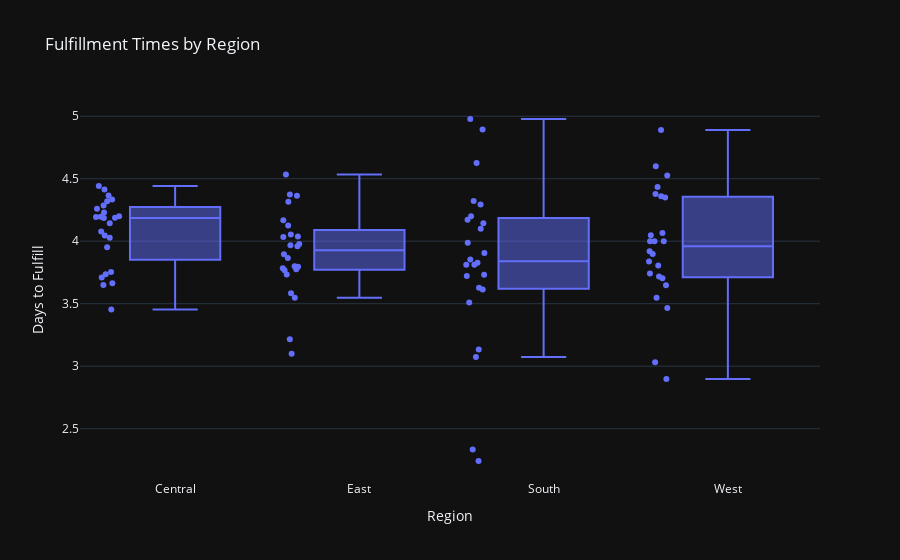

The code cell stored with this chart in its notebook:
### Code cell
fulfillment_trend = df_to_chart.groupby(['Order Month Year', 'Region'], as_index=False)['Days to Fulfill'].mean()
fig = px.box(
    fulfillment_trend,
    x='Region',
    y='Days to Fulfill',
    points='all',  # Show all points to highlight outliers
    title='Fulfillment Times by Region',
    hover_data=['Region', 'Order Month Year', 'Days to Fulfill'],
)

fig.show()

### Figure 1 — Plotly figure (JSON) as saved in the notebook; plotly's stock layout.template omitted (floating-point values rounded to 4 significant figures)
{"data": [{"alignmentgroup": "True", "boxpoints": "all", "customdata": [["Apr 2023"], ["Apr 2023"], ["Apr 2023"], ["Apr 2023"], ["Apr 2024"], ["Apr 2024"], ["Apr 2024"], ["Apr 2024"], ["Aug 2023"], ["Aug 2023"], ["Aug 2023"], ["Aug 2023"], ["Aug 2024"], ["Aug 2024"], ["Aug 2024"], ["Aug 2024"], ["Dec 2023"], ["Dec 2023"], ["Dec 2023"], ["Dec 2023"], ["Dec 2024"], ["Dec 2024"], ["Dec 2024"], ["Dec 2024"], ["Feb 2023"], ["Feb 2023"], ["Feb 2023"], ["Feb 2023"], ["Feb 2024"], ["Feb 2024"], ["Feb 2024"], ["Feb 2024"], ["Jan 2023"], ["Jan 2023"], ["Jan 2023"], ["Jan 2023"], ["Jan 2024"], ["Jan 2024"], ["Jan 2024"], ["Jan 2024"], ["Jul 2023"], ["Jul 2023"], ["Jul 2023"], ["Jul 2023"], ["Jul 2024"], ["Jul 2024"], ["Jul 2024"], ["Jul 2024"], ["Jun 2023"], ["Jun 2023"], ["Jun 2023"], ["Jun 2023"], ["Jun 2024"], ["Jun 2024"], ["Jun 2024"], ["Jun 2024"], ["Mar 2023"], ["Mar 2023"], ["Mar 2023"], ["Mar 2023"], ["Mar 2024"], ["Mar 2024"], ["Mar 2024"], ["Mar 2024"], ["May 2023"], ["May 2023"], ["May 2023"], ["May 2023"], ["May 2024"], ["May 2024"], ["May 2024"], ["May 2024"], ["Nov 2023"], ["Nov 2023"], ["Nov 2023"], ["Nov 2023"], ["Nov 2024"], ["Nov 2024"], ["Nov 2024"], ["Nov 2024"], ["Oct 2023"], ["Oct 2023"], ["Oct 2023"], ["Oct 2023"], ["Oct 2024"], ["Oct 2024"], ["Oct 2024"], ["Oct 2024"], ["Sep 2023"], ["Sep 2023"], ["Sep 2023"], ["Sep 2023"], ["Sep 2024"], ["Sep 2024"], ["Sep 2024"], ["Sep 2024"]], "hovertemplate": "Region=%{x}<br>Days to Fulfill=%{y}<br>Order Month Year=%{customdata[0]}<extra></extra>", "legendgroup": "", "marker": {"color": "#636efa"}, "name": "", "notched": false, "offsetgroup": "", "orientation": "v", "showlegend": false, "x": ["Central", "East", "South", "West", "Central", "East", "South", "West", "Central", "East", "South", "West", "Central", "East", "South", "West", "Central", "East", "South", "West", "Central", "East", "South", "West", "Central", "East", "South", "West", "Central", "East", "South", "West", "Central", "East", "South", "West", "Central", "East", "South", "West", "Central", "East", "South", "West", "Central", "East", "South", "West", "Central", "East", "South", "West", "Central", "East", "South", "West", "Central", "East", "South", "West", "Central", "East", "South", "West", "Central", "East", "South", "West", "Central", "East", "South", "West", "Central", "East", "South", "West", "Central", "East", "South", "West", "Central", "East", "South", "West", "Central", "East", "South", "West", "Central", "East", "South", "West", "Central", "East", "South", "West"], "x0": " ", "xaxis": "x", "y": [4.367, 4.317, 4.893, 4.434, 4.028, 3.547, 3.812, 4.0, 4.26, 3.959, 3.731, 4.889, 4.196, 3.865, 3.853, 4.066, 3.71, 4.038, 3.614, 4.351, 3.951, 4.373, 4.294, 3.741, 4.2, 3.8, 2.241, 4.526, 4.32, 4.533, 4.143, 4.6, 4.286, 3.775, 4.625, 4.0, 4.23, 4.033, 4.1, 3.92, 4.185, 3.216, 3.722, 4.047, 4.333, 4.125, 4.2, 4.0, 4.045, 3.734, 2.333, 3.031, 3.65, 4.364, 4.978, 3.547, 4.413, 3.1, 3.905, 2.897, 3.453, 3.783, 3.074, 3.718, 3.736, 3.767, 3.811, 4.36, 4.194, 3.796, 3.133, 3.704, 4.188, 4.053, 3.509, 3.806, 3.664, 3.977, 3.988, 3.647, 4.442, 4.167, 4.323, 3.897, 3.754, 3.895, 3.627, 4.379, 4.143, 3.968, 4.172, 3.838, 4.078, 3.584, 3.828, 3.465], "y0": " ", "yaxis": "y", "type": "box"}], "layout": {"xaxis": {"anchor": "y", "domain": [0.0, 1.0], "title": {"text": "Region"}}, "yaxis": {"anchor": "x", "domain": [0.0, 1.0], "title": {"text": "Days to Fulfill"}}, "legend": {"tracegroupgap": 0}, "title": {"text": "Fulfillment Times by Region"}, "boxmode": "group"}}
